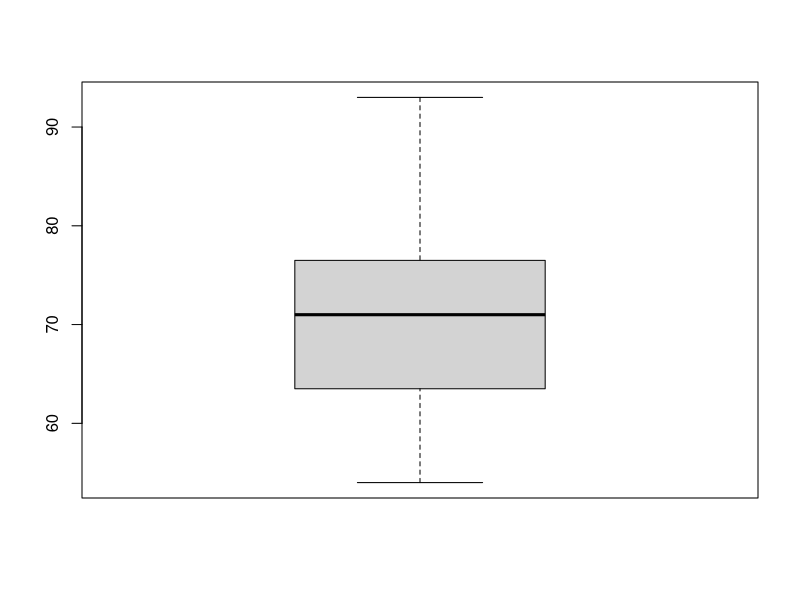
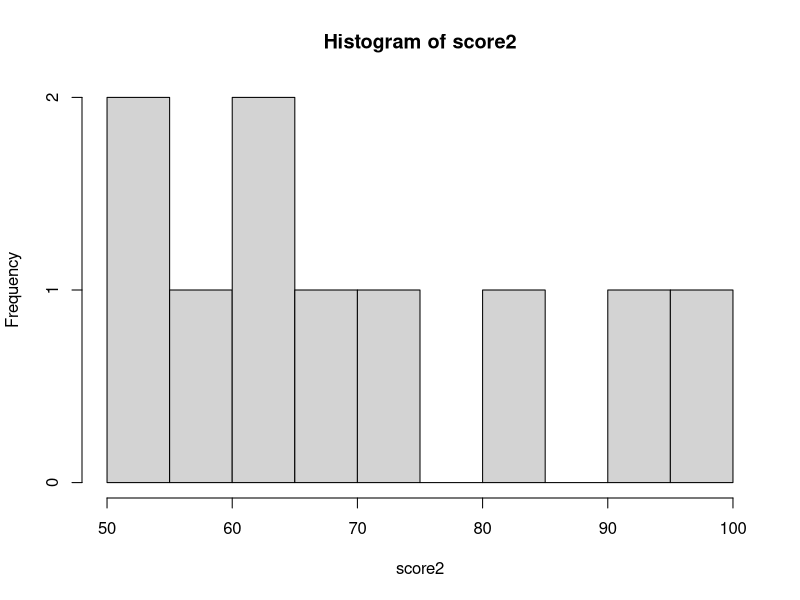
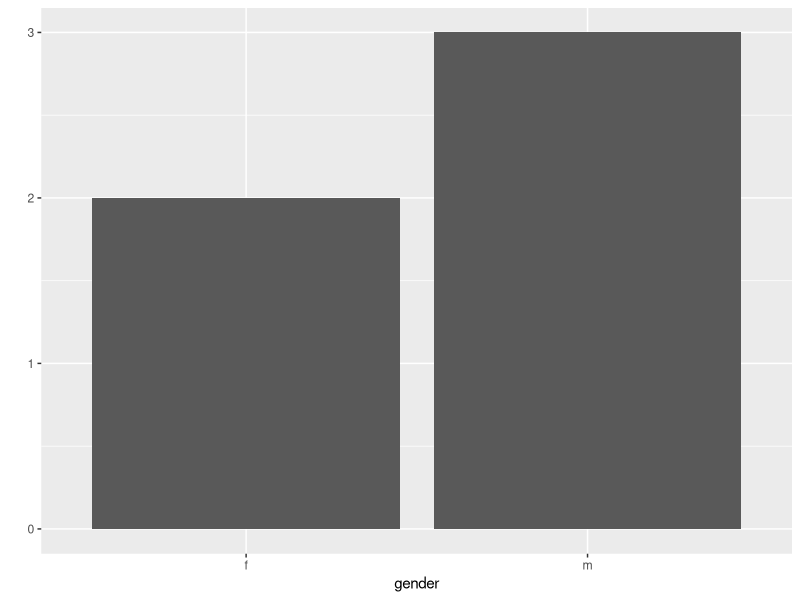

Write the R code that produced these figures, in order.
library(tidyverse)

# 통계 - 데이터
# 정형 데이터 - 행(observation)/열(variable)

patients <- data.frame(id = 1:3,
                       gender = c("m","f","m"),
                       date = c("2019-12-03", NA ,"2020-03-31"),
                       weight = c(68,55,89))

patients

# 변수 
# 1) 연속형(continuous) 변수
# 2) 범주형(categorical) 변수

# 연속형 변수 요약하기:
# 1) 순서대로 세우기 - 최솟값, 최댓값, 분위수
# min(), max(),quantile()
# boxplot(상자 그림), histogram

round(runif(n = 5, min = 0, max = 100)) # random number uniform distribution

score <- round(runif(n = 11, min = 50, max = 100))
score
sort(score)

quantile(score, seq(0,1,0.1)) # 10분위수 찾기
score2 <- round(runif(n = 10, min = 50, max = 100))
score2
quantile(score2, seq(0, 1, 0.25))

boxplot(score)
hist(score2, breaks = seq(50, 100, 5))

# 연속형 변수 요약하기 :
# 2) 평균(mean)
v1 <- c(7500, 8000, 10000, 11000, 13500)
mean(v1)
v2 <- c(9000, 9500, 10000, 10500, 11000)
mean(v2)
sum((v2 - mean(v2)) ** 2) /4
# 3) 분산:
#평균에 숨어 있는 불합리함을 해결하기 위해서.
# 각 관측값들이 평균에서 얼마나 떨어져 있는지를 계산. (거리))
var(v1)
var(v2)


# 4) 표준편차(standard deviation)
# 분산을 계산하면 숫자가 너무 커지고, 단위가 제곱이 되는
# 문제가 발생 -> 분산의 제곱근(squared root)을 계산

sd(v1)
sd(v2)

# 5) 평균과 표준편차만으로는 그룹 간의 비교가 힘듦.
# -> 표준화(standardiztion)
#       중심화(centering) : 각 관측치에서 평균을 뺌.
#       척도화(scaling) : 관측치에서 평균을 뺀 값을 표준편차로 나눔.
# 표준화된 평균이 0이 되고, 표준편차는 1이 됨.

v1_std <- (v1 - mean(v1)) / sd(v1)
v2_std <- (v2 - mean(v2)) / sd(v2)
v1_std
v2_std

mean(v1_std)
sd(v1_std)

# 범주형 데이터 요약하기
# 각 수준별로 몇개의 관측치가 있는 지 개수를 셈.
# 막대 그래프(bar plot)
# 막대 그래프(bar plot), 파이 차트(pie chart)
# table() : 빈도수, prop.table() : 비율

gender <- c("m","f","f","m","m")
prop.table(table(gender))
qplot(gender)

# 확률
# 이론적 확률 : 이상적인(ideal) 상황의 확률
# (예) 동전 앞/ 뒷면 확률: 1/2, 주사위 눈 확률 : 1/6
# 실험적 확률: 실험을 통해서 측정한 확률
# 사고 실험

coins <- round(runif(n =10000))
table(coins)
prop.table(table(coins))

# 기대값 (expectation value):
# 확률을 고려했을 때 평균적으로 나올 수 있을 것 같은 값.
# 동전 앞(0), 뒤(1)
# 동전 한개를 던졌을 때 기댓값(0* 1 /2 + 1* 1/2)  = 0.5

# 주사위 한개를 던졌을 때 기댓값.
sum(1:6 * 1/6)

# 동전을 던졌을 때의 기대값 사고 실험.
coin_value = c(0,1)
coins <- round(runif(1000))
coins_prop<- prop.table(table(coins))
e <- coin_value[1] * coins_prop[1] + coin_value[2] * coins_prop[2]
e <- sum(coin_value * coins_prop)
e
